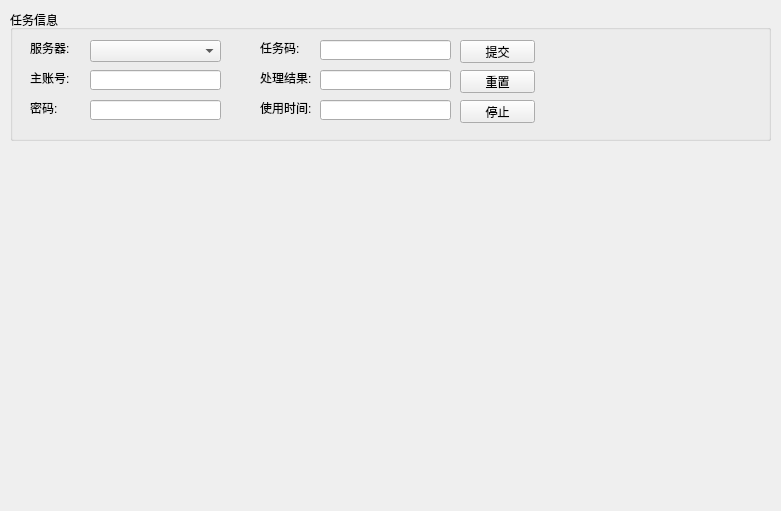
<?xml version="1.0" encoding="UTF-8"?>
<ui version="4.0">
 <class>TabSyncUserWidget</class>
 <widget class="QWidget" name="TabSyncUserWidget">
  <property name="geometry">
   <rect>
    <x>0</x>
    <y>0</y>
    <width>781</width>
    <height>511</height>
   </rect>
  </property>
  <property name="windowTitle">
   <string>Form</string>
  </property>
  <widget class="QGroupBox" name="grpBoxTaskInfo">
   <property name="geometry">
    <rect>
     <x>10</x>
     <y>10</y>
     <width>761</width>
     <height>131</height>
    </rect>
   </property>
   <property name="title">
    <string>任务信息</string>
   </property>
   <widget class="QLabel" name="labelA1">
    <property name="geometry">
     <rect>
      <x>20</x>
      <y>60</y>
      <width>51</width>
      <height>16</height>
     </rect>
    </property>
    <property name="text">
     <string>主账号:</string>
    </property>
   </widget>
   <widget class="QLineEdit" name="lineMaster">
    <property name="geometry">
     <rect>
      <x>80</x>
      <y>60</y>
      <width>131</width>
      <height>20</height>
     </rect>
    </property>
    <property name="maxLength">
     <number>10</number>
    </property>
    <property name="placeholderText">
     <string/>
    </property>
   </widget>
   <widget class="QLineEdit" name="linePassword">
    <property name="geometry">
     <rect>
      <x>80</x>
      <y>90</y>
      <width>131</width>
      <height>20</height>
     </rect>
    </property>
    <property name="echoMode">
     <enum>QLineEdit::Password</enum>
    </property>
   </widget>
   <widget class="QLabel" name="labelA2">
    <property name="geometry">
     <rect>
      <x>20</x>
      <y>90</y>
      <width>51</width>
      <height>16</height>
     </rect>
    </property>
    <property name="text">
     <string>密码:</string>
    </property>
   </widget>
   <widget class="QLabel" name="labelB0">
    <property name="geometry">
     <rect>
      <x>250</x>
      <y>30</y>
      <width>51</width>
      <height>16</height>
     </rect>
    </property>
    <property name="text">
     <string>任务码:</string>
    </property>
   </widget>
   <widget class="QPushButton" name="btnSubmit">
    <property name="geometry">
     <rect>
      <x>450</x>
      <y>30</y>
      <width>75</width>
      <height>23</height>
     </rect>
    </property>
    <property name="text">
     <string>提交</string>
    </property>
   </widget>
   <widget class="QLineEdit" name="lineTaskResult">
    <property name="geometry">
     <rect>
      <x>310</x>
      <y>60</y>
      <width>131</width>
      <height>20</height>
     </rect>
    </property>
    <property name="readOnly">
     <bool>true</bool>
    </property>
   </widget>
   <widget class="QLineEdit" name="lineUseTime">
    <property name="geometry">
     <rect>
      <x>310</x>
      <y>90</y>
      <width>131</width>
      <height>20</height>
     </rect>
    </property>
    <property name="readOnly">
     <bool>true</bool>
    </property>
   </widget>
   <widget class="QLabel" name="labelB2">
    <property name="geometry">
     <rect>
      <x>250</x>
      <y>90</y>
      <width>51</width>
      <height>16</height>
     </rect>
    </property>
    <property name="text">
     <string>使用时间:</string>
    </property>
   </widget>
   <widget class="QLabel" name="labelB1">
    <property name="geometry">
     <rect>
      <x>250</x>
      <y>60</y>
      <width>51</width>
      <height>16</height>
     </rect>
    </property>
    <property name="text">
     <string>处理结果:</string>
    </property>
   </widget>
   <widget class="QPushButton" name="btnReset">
    <property name="geometry">
     <rect>
      <x>450</x>
      <y>60</y>
      <width>75</width>
      <height>23</height>
     </rect>
    </property>
    <property name="text">
     <string>重置</string>
    </property>
   </widget>
   <widget class="QLineEdit" name="lineToken">
    <property name="geometry">
     <rect>
      <x>310</x>
      <y>30</y>
      <width>131</width>
      <height>20</height>
     </rect>
    </property>
    <property name="readOnly">
     <bool>true</bool>
    </property>
   </widget>
   <widget class="QLabel" name="labelA0">
    <property name="geometry">
     <rect>
      <x>20</x>
      <y>30</y>
      <width>51</width>
      <height>16</height>
     </rect>
    </property>
    <property name="text">
     <string>服务器:</string>
    </property>
   </widget>
   <widget class="QComboBox" name="comboBoxServer">
    <property name="geometry">
     <rect>
      <x>80</x>
      <y>30</y>
      <width>131</width>
      <height>22</height>
     </rect>
    </property>
   </widget>
   <widget class="QPushButton" name="btnStop">
    <property name="geometry">
     <rect>
      <x>450</x>
      <y>90</y>
      <width>75</width>
      <height>23</height>
     </rect>
    </property>
    <property name="text">
     <string>停止</string>
    </property>
   </widget>
  </widget>
 </widget>
 <tabstops>
  <tabstop>comboBoxServer</tabstop>
  <tabstop>lineMaster</tabstop>
  <tabstop>linePassword</tabstop>
  <tabstop>lineToken</tabstop>
  <tabstop>lineTaskResult</tabstop>
  <tabstop>lineUseTime</tabstop>
  <tabstop>btnSubmit</tabstop>
  <tabstop>btnReset</tabstop>
  <tabstop>btnStop</tabstop>
 </tabstops>
 <resources/>
 <connections/>
</ui>
